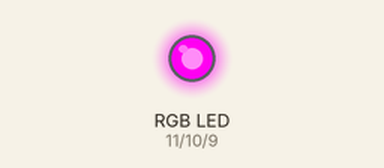
A sketch run on a simulated Arduino Uno, built with avr-gcc and run on an emulated ATmega328P. Parts: an RGB LED mixed from three pins (HIGH = lit). Dim RGB values are drawn brighter than linear.

Above: at 0.15 s.
At 4.96 s:
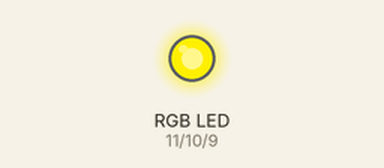
At 9.78 s:
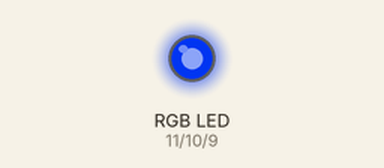
At 19.71 s:
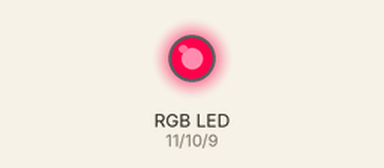
At 29.67 s:
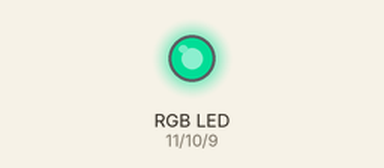
At 39.6 s:
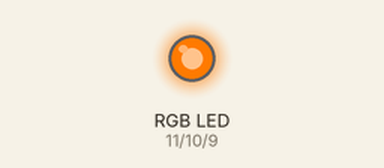
Timing chart, 0 to 40.0 s (numbered marks = the images above):
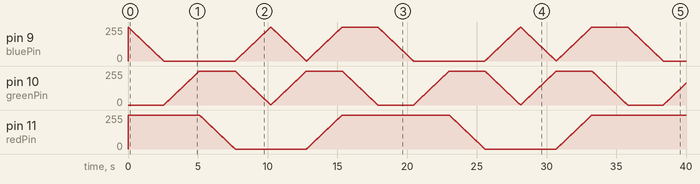

The sketch:

RGB_led.ino
```cpp
int redPin = 11;
int greenPin = 10;
int bluePin = 9;
void setup()
{
pinMode(redPin, OUTPUT);
pinMode(greenPin, OUTPUT);
pinMode(bluePin, OUTPUT);
}
void loop()
{
  int i=0;
  for(i=255;i>0;i--){
    setColor(255, 0,i); // red
    delay(10);
  }
  for(i=0;i<255;i++){
    setColor(255, i,0);
    delay(10);
  }for(i=255;i>0;i--){
    setColor(i, 255,0);
    delay(10);
  }
  for(i=0;i<255;i++){
    setColor(0,255-i,i);
    delay(10);
  }
  for(i=255;i>0;i--){
    setColor(0,255-i ,i);
    delay(10);
  }

  for(i=0;i<255;i++){
    setColor(i, 255,i);
    delay(10);
  }
 for(i=0;i<255;i++){
    setColor(255, 255-i,255);
    delay(10);
  }
}
void setColor(int red, int green, int blue)
{
analogWrite(redPin, red);
analogWrite(greenPin, green);
analogWrite(bluePin, blue);
}
```
